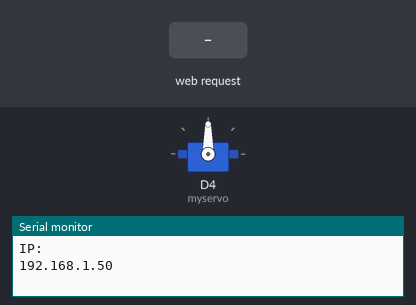
Bench run of a sketch on a simulated ESP8266 (NodeMCU). Parts: servo, the last lines printed to the serial monitor. The inputs (shaded band) are chosen by the test bench. WiFi joins after 1.5 s; servers stay silent unless stated.

Above: at 2.8 s.
2.9 s: HTTP request GET /sendValue?degrees=1 received
At 5.3 s:
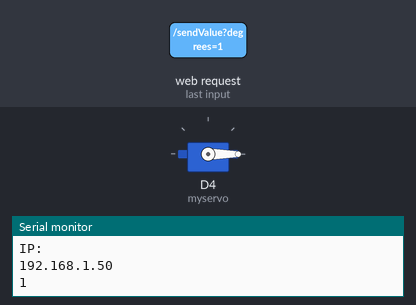
5.9 s: HTTP request GET /sendValue?degrees=120 received
At 8.8 s:
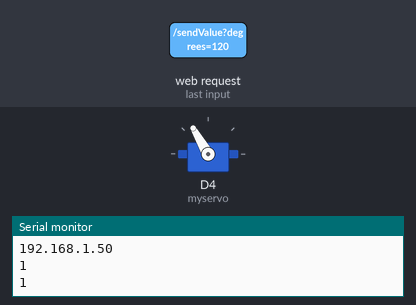
8.9 s: HTTP request GET /sendValue?degrees=0 received
At 10.3 s:
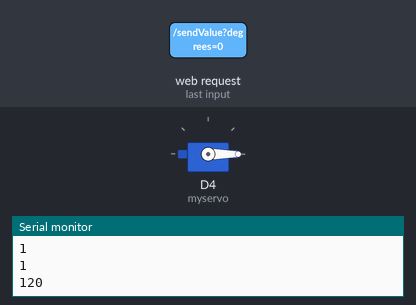
Timing chart, 0 to 11.9 s (numbered marks = the images above; inputs shaded):
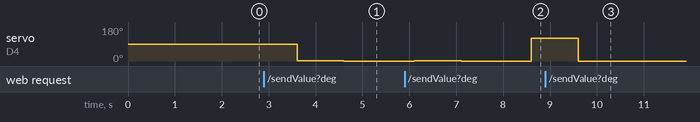

The sketch:

Do_Line_Servo_Motor_Wifi.ino
```cpp
// ĐỘNG CƠ SERVO
// ok
// Chọn esp8266 => NodeMCU 1.0 (ESP-12E Module)
#include <Servo.h>
Servo myservo;

// Wifi Nên cắm ở cổng bên trái của máy tính (cổng bên trái và phía trên gần với màn hình) thì nó mới nhận
#include <ESP8266WiFi.h>
#include <ESP8266WebServer.h>
// Servo dây cam nối với D4 của wifi , dây đỏ nối 3V3 của wifi, dây nâu nối GND của wifi
ESP8266WebServer server(80);

// Đối với wifi khi setup cổng thì cần thêm A với D ví dụ A0, D4
// Cảm biến dò Line
int SensorLine = D3; // D0 nối với chân số D3 của wifi (1 là đen , 0 là trắng) , VCC nối 3V3 của wifi, GND nối GND của wifi
int LineSensorValue = 0;

void setup() {
  Serial.begin(9600);
  delay(100);
  WiFi.begin("GT3", "88886666"); //SSID && Pasword
  while (WiFi.waitForConnectResult() != WL_CONNECTED) {
    Serial.println("Connecting...");
  }
  Serial.println("IP: ");
  Serial.println(WiFi.localIP());
  server.on("/", [] {
    server.send(200, "text/html",
                "<!DOCTYPE html>"
                "<html>"
                "<head>"
                "<title>Serial Monitor</title>"
                "<script>"
                "window.onload = function() {"
                "updateSensorValue();"
                "};"
                "function updateSensorValue() {"
                "var sensorValueDisplay = document.getElementById('sensorValue');"
                "var xhttp = new XMLHttpRequest();"
                "xhttp.onreadystatechange = function() {"
                "if (this.readyState == 4 && this.status == 200) {"
                "sensorValueDisplay.innerText = this.responseText;"
                "setTimeout(updateSensorValue, 500);"
                "}"
                "};"
                "xhttp.open('GET', 'readSerial', true);"
                "xhttp.send();"
                "}"
                "function sendValue(){"
                "var degreesInput = document.getElementById('degrees');"
                "var xhttp2 =  new XMLHttpRequest();"
                "var degrees = degreesInput.value;"
                "xhttp2.open('POST', 'sendValue', true);"
                "xhttp2.setRequestHeader('Content-type', 'application/x-www-form-urlencoded');"
                "xhttp2.send('degrees=' + degrees);"
                "}"
                "</script>"
                "</head>"
                "<body>"
                "<label>Value Sensor:</label><br>"
                "<span id='sensorValue'>Loading...</span>"
                "<br><br>"
                "<label>Degrees:</label>"
                "<input type='text' name='degrees' id='degrees'>"
                "<input type='button' value='Send' onclick='sendValue()'>"
                "</body>"
                "</html>");
  });

  myservo.attach(D4, 500, 2400); // fix không quay đủ 180 độ
  pinMode(SensorLine, INPUT);
  setupRoutes();
  server.begin();  // Bắt đầu web server
}

// Gửi giá trị đọc được từ cảm biến lên web
void handleReadSerial() {
  LineSensorValue = digitalRead(SensorLine); // Đọc giá trị từ cảm biến line
  server.send(200, "text/plain", String(LineSensorValue));
}

// Nhận giá trị độ từ web để điều khiển servo
int receivedValue = 0;
void handleSendValue() {
  if (server.hasArg("degrees")) {
    receivedValue = server.arg("degrees").toInt();
  }
}

void setupRoutes() {
  server.on("/readSerial", handleReadSerial);
  server.on("/sendValue", handleSendValue);
}

void loop() {
  // Xử lý các yêu cầu từ client
  server.handleClient();
  delay(500);  // Đợi để hệ thống xử lý các yêu cầu khác
  if (receivedValue > 0) {
    // Quay servo theo góc nhận được
    myservo.write(receivedValue);
    delay(1000);
    Serial.println(receivedValue);

    // Chỉnh servo về vị trí 0 độ
    myservo.write(0);
    delay(1000);
  }
}
```

Measured:
- after the input at 2.9 s, servo on D4 (myservo): 90° → 1° after 0.70 s, → 0° 1.0 s later
- after the input at 8.9 s, servo on D4 (myservo): goes on until 9.6 s, then stays 0°
